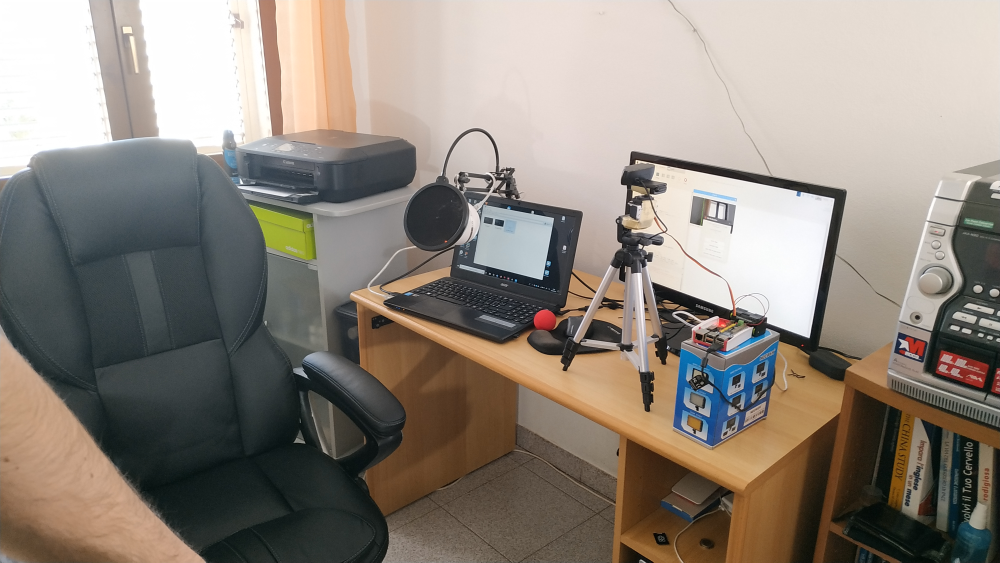
#> input picture Computer Vision/room_ser.jpg, 4000 x 2250 px (shown at 1/4 size)
$ jupyter execute --allow-errors 'Basic Operations on Images using OpenCV.ipynb'   (shell and % lines are left out)
#> lines starting #> are read from the running program, lines starting #| are printed output that depends on the picture; after the words box and inside, x2 and y2 are one past the last pixel; in counts of white or black regions, pixels touching at a corner belong together
OpenCV (Open source Computer Vision) is a library of programming functions mainly aimed at real-time computer vision. Computer vision means using a computer to analyze images and videos which is very similar to the way human analyzes something that they are looking at sucha as image or video.

OpenCV library was created by intel in 1999, and it was written in C++. Often when we are searching for tutorials on OpenCV, it is still really popular and we may find solutions in C++ instead of python. There is still a lot of research which is there on C++ for OpenCV and not in Python.

OpenCV library contains many popular algorithms for computer vision, including object detection and tracking algorithms that are already built-in the library.

[cell 1]
import numpy as np
import matplotlib.pyplot as plt

[cell 2]
import cv2

[cell 3]
img = cv2.imread('room_ser.jpg')# OpenCV automatically converts the img to numpy array so that computers can understand it. This command it uses to convert
#> img is the input picture: shape (2250, 4000, 3); mean B, G, R 124, 133.4, 142.3

[cell 4]
type(img) # As stated above the type of the image is now a numpy array.

#> (a cell that did not finish here is left out)

#> (a cell that did not finish here is left out)

[cell 7]
img

[cell 8]
img.shape
#> Out = (2250, 4000, 3)

[cell 9]
plt.imshow(img) # The image looks very different. The reason is down below

OpenCV and Matplotlib expect different orders of Red, Green and Blue color channels.

Matplotlib expects to show up in this order ----> Red, Green, Blue

OpenCV expects to show up in this order ----> Blue, Green, Red

Inorder to convert BGR to RGB, we will use the following functionality shown below.

[cell 10]
fix_img = cv2.cvtColor(img,cv2.COLOR_BGR2RGB) # Color conversion done from BGR to RGB

[cell 11]
plt.imshow(fix_img)

[cell 12]
img_gray = cv2.imread('room_ser.jpg',cv2.IMREAD_GRAYSCALE) # No matter what the color is, it will go ahead and do a fresh read of the image and import it as a grayscale image.
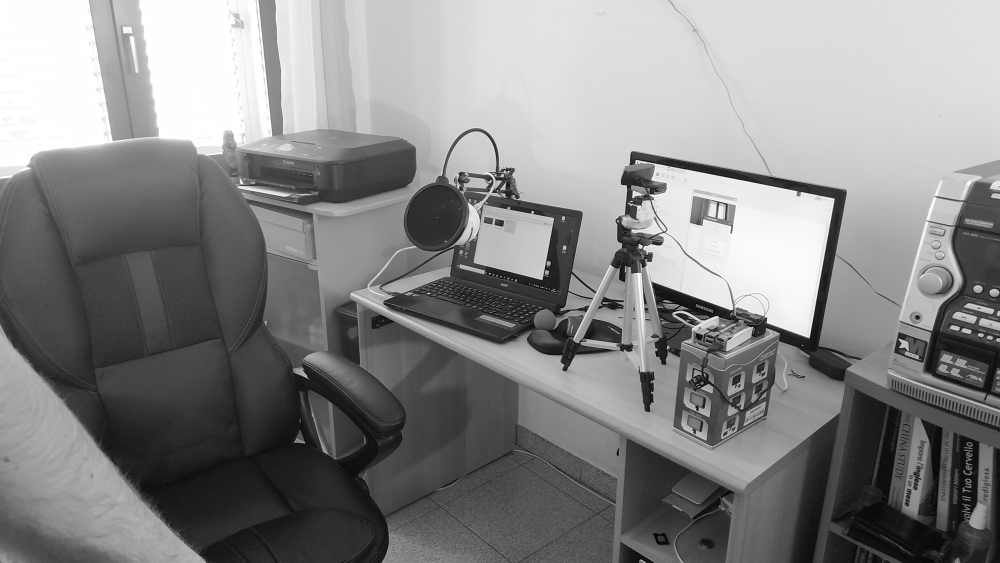
#> img_gray: shape (2250, 4000) (shown at 1/4 size); min 0, max 255, mean 135

[cell 13]
img_gray.shape
#> Out = (2250, 4000)

[cell 14]
img_gray.min()
#> Out = 0

[cell 15]
img_gray.max()
#> Out = 255

[cell 16]
plt.imshow(img_gray) # It's not grayscale since there is change in the color orientation scheme

[cell 17]
plt.imshow(img_gray,cmap='gray') # That's how we read color images as grayscale

[cell 18]
new_img = cv2.resize(fix_img,(2000,1100)) # The dimensions are swapped from the original shape dimensions i.e. the conventional (x,y). The dimension 2000 corresponds to the y dimension in the original image and 1100 corresponds to the x dimension in the original image but while resizing it we have mentioned the orientation as (x,y) i.e. (2000,1100).

[cell 19]
plt.imshow(new_img)

[cell 20]
w_ratio = 0.5
h_ratio = 0.5
new_img1 = cv2.resize(fix_img,(0,0),fix_img,w_ratio,h_ratio) # Weird but this is the convention.

[cell 21]
plt.imshow(new_img1)

[cell 22]
new_img1.shape
#> Out = (1125, 2000, 3)

[cell 23]
new_img.shape
#> Out = (1100, 2000, 3)

[cell 24]
new_img_flip = cv2.flip(fix_img,0) # Along horizontal axis
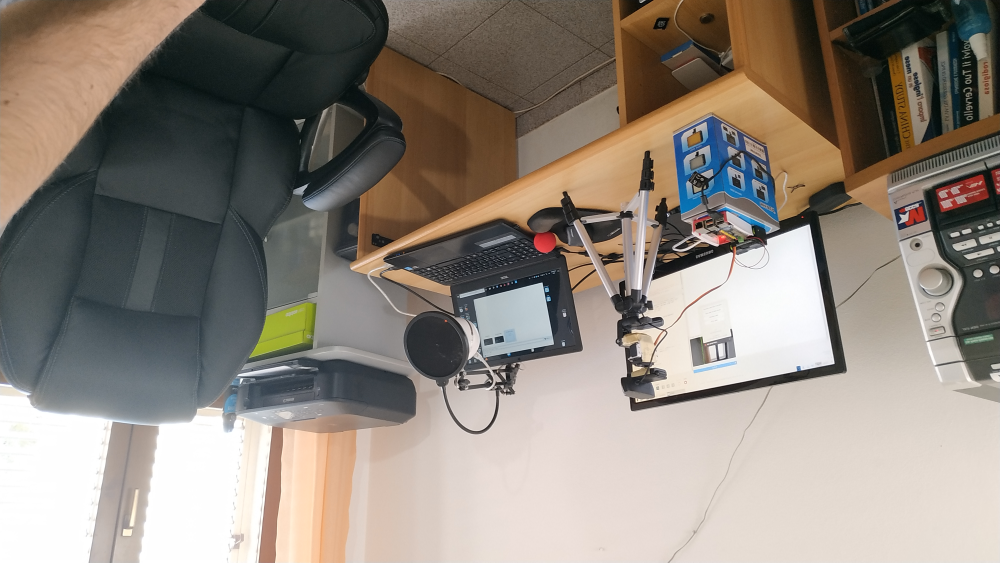
#> new_img_flip: shape (2250, 4000, 3) (shown at 1/4 size); mean R, G, B 142.3, 133.4, 124
plt.imshow(new_img_flip)

[cell 25]
new_img_flip = cv2.flip(fix_img,1) # Along vertical axis
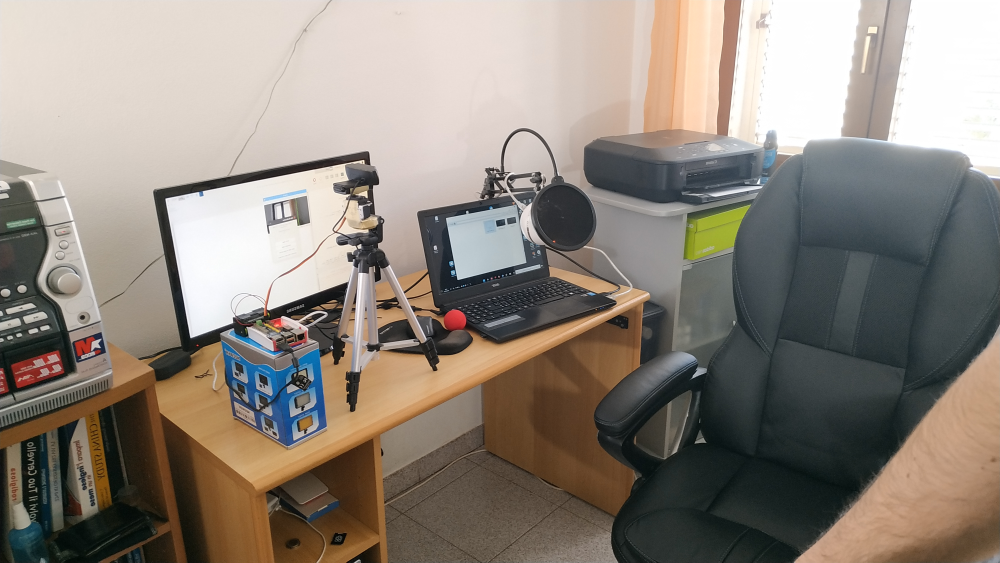
#> new_img_flip: shape (2250, 4000, 3) (shown at 1/4 size); mean R, G, B 142.3, 133.4, 124
plt.imshow(new_img_flip)

[cell 26]
new_img_flip = cv2.flip(fix_img,-1) # Along both horizontal as well as vertical axis
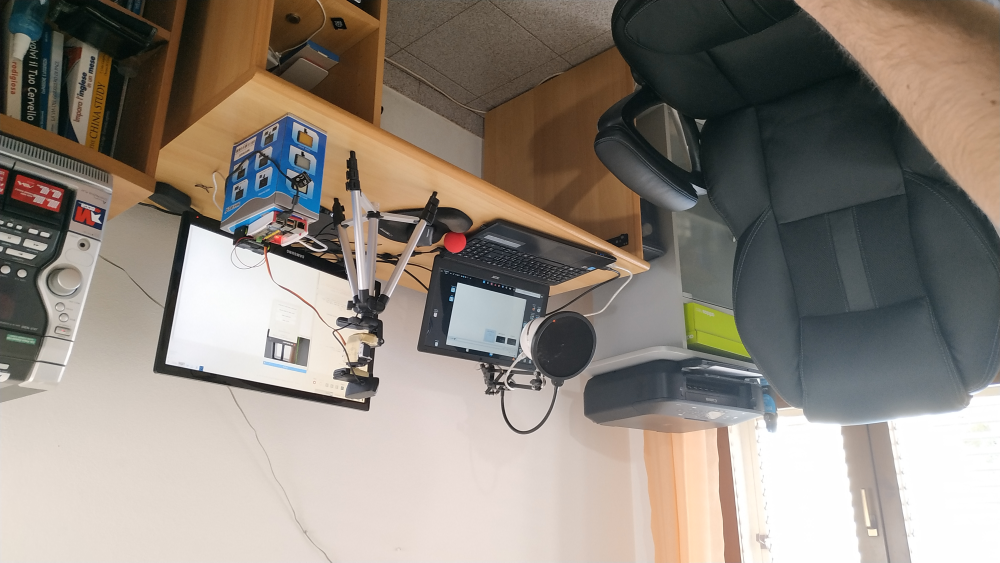
#> new_img_flip: shape (2250, 4000, 3) (shown at 1/4 size); mean R, G, B 142.3, 133.4, 124
plt.imshow(new_img_flip)

[cell 27]
type(fix_img)

[cell 28]
cv2.imwrite('modified.jpg',fix_img)
#> Out = True

[cell 29]
fig = plt.figure(figsize=(10,8))
ax = fig.add_subplot(111)
ax.imshow(fix_img)

[cell 30]
im = cv2.imread('room-ser.jpg')
cv2.imshow('room',img)
cv2.waitKey()

[cell 31]
blank_img = np.zeros(shape=(512,512,3),dtype=np.int16)

[cell 32]
blank_img

[cell 33]
blank_img.shape

[cell 34]
plt.imshow(blank_img)

[cell 35]
cv2.rectangle(blank_img,pt1=(384,10),pt2=(500,150),color=(0,255,0),thickness=10)

[cell 36]
plt.imshow(blank_img)

[cell 37]
cv2.rectangle(blank_img,pt1=(200,300),pt2=(300,200),thickness=10,color=(0,0,255))
#> blank_img: shape (512, 512, 3) int16; mean of channels 0, 1, 2 0, 5.4, 4.2

[cell 38]
plt.imshow(blank_img)

[cell 39]
cv2.circle(img = blank_img,center=(100,100),radius=50,color=(255,0,0),thickness=8)
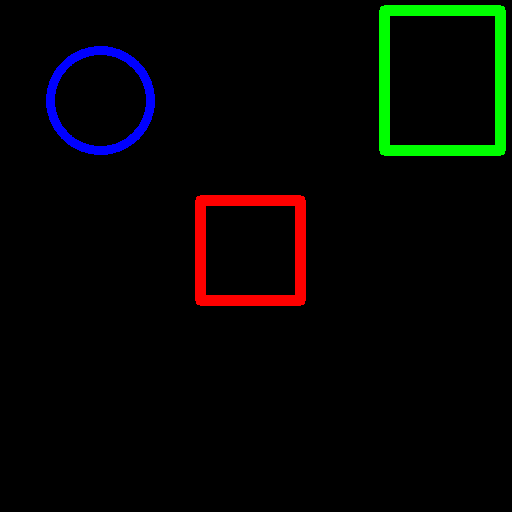
#> blank_img: shape (512, 512, 3) int16; mean of channels 0, 1, 2 2.7, 5.4, 4.2; drawn as B, G, R
plt.imshow(blank_img)

[cell 40]
cv2.circle(img = blank_img,center=(400,400),radius=50,color=(255,0,0),thickness=-1)
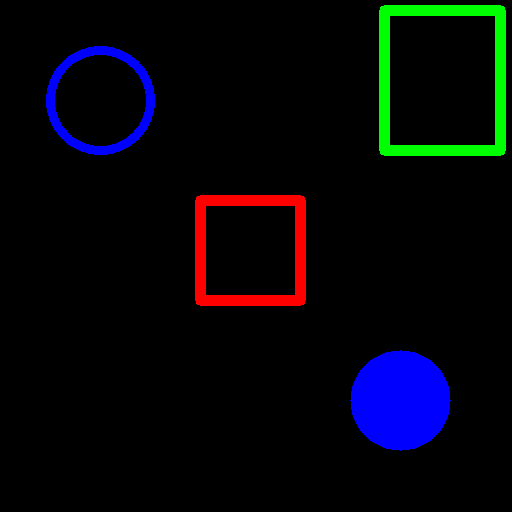
#> blank_img: shape (512, 512, 3) int16; 2.99% of pixels changed, all inside (x1, y1, x2, y2) = (350, 350, 451, 451); drawn as B, G, R
plt.imshow(blank_img)

[cell 41]
cv2.line(blank_img,pt1=(0,0),pt2=(512,512),color=(102,255,255),thickness=7)
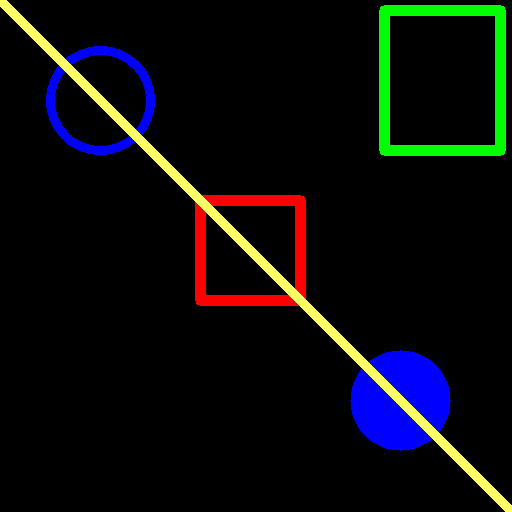
#> blank_img: shape (512, 512, 3) int16; 2.52% of pixels changed, all inside (x1, y1, x2, y2) = (0, 0, 512, 512); drawn as B, G, R
plt.imshow(blank_img)

[cell 42]
font = cv2.FONT_HERSHEY_SIMPLEX
cv2.putText(blank_img,text='Hello',org=(10,500),fontFace=font,fontScale=4,color=(255,255,255),thickness=3,lineType=cv2.LINE_AA)
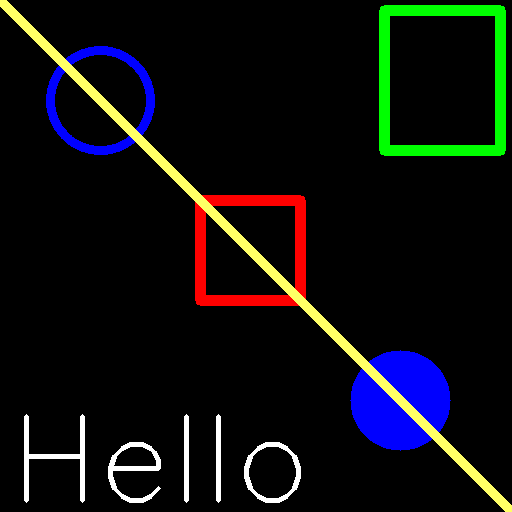
#> blank_img: shape (512, 512, 3) int16; 1.42% of pixels changed, all inside (x1, y1, x2, y2) = (24, 414, 301, 503); drawn as B, G, R
plt.imshow(blank_img)
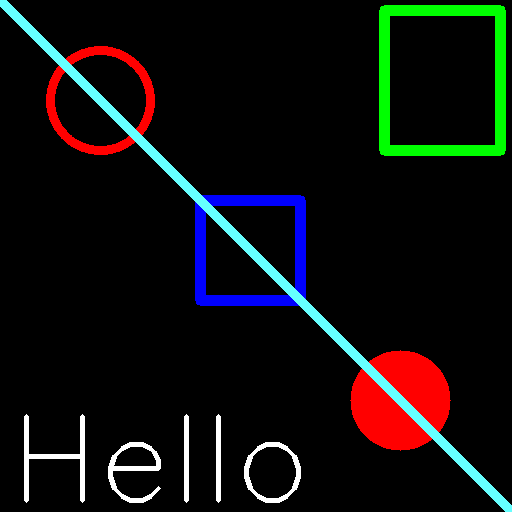
#> shown: shape (512, 512, 3); mean R, G, B 15.5, 15.5, 14

[cell 43]
blank_img=np.zeros(shape=(512,512,3),dtype=np.int32)

[cell 44]
plt.imshow(blank_img)

[cell 45]
vertices = np.array([ [100,300],[200,200],[400,300],[200,400]],dtype=np.int32)

[cell 46]
vertices

[cell 47]
vertices.shape

[cell 48]
pts = vertices.reshape((-1,1,2))

[cell 49]
vertices.shape

[cell 50]
pts.shape

[cell 51]
pts

[cell 52]
cv2.polylines(blank_img,[pts],isClosed=True,color=(255,0,0),thickness=5)
plt.imshow(blank_img)
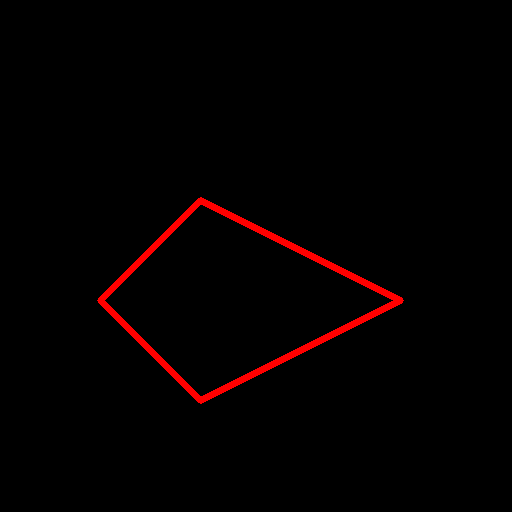
#> shown: shape (512, 512, 3); mean R, G, B 4.7, 0, 0

[cell 53]
import cv2
import numpy as np
# Create a function based on a CV2 Event (Left button click as well as right button click)
def draw_circle(event,x,y,flags,param):
    if event == cv2.EVENT_LBUTTONDOWN:
        cv2.circle(img,(x,y),100,(0,255,0),-1)
    elif event == cv2.EVENT_RBUTTONDOWN:
        cv2.circle(img,(x,y),100,(0,0,255),-1)

# Create a black image
img = np.zeros((512,512,3), np.uint8)
# This names the window so we can reference it
cv2.namedWindow(winname='my_drawing')
# Connects the mouse button to our callback function
cv2.setMouseCallback('my_drawing',draw_circle)

while True: #Runs forever until we break with Esc key on keyboard
    # Shows the image window
    cv2.imshow('my_drawing',img)
    # EXPLANATION FOR THIS LINE OF CODE:
    # https://stackoverflow.com/questions/35372700/whats-0xff-for-in-cv2-waitkey1/39201163
    if cv2.waitKey(1) & 0xFF == 27:
#> (key Esc is pressed here)
        break
# Once script is done, its usually good practice to call this line
# It closes all windows (just in case you have multiple windows called)
cv2.destroyAllWindows()

[cell 54]
import cv2
import numpy as np


# Create a function based on a CV2 Event (Left button click)
drawing = False # True if mouse is pressed
ix,iy = -1,-1

# mouse callback function
def draw_rectangle(event,x,y,flags,param):
    global ix,iy,drawing,mode

    if event == cv2.EVENT_LBUTTONDOWN:
        # When you click DOWN with left mouse button drawing is set to True
        drawing = True
        # Then we take note of where that mouse was located
        ix,iy = x,y

    elif event == cv2.EVENT_MOUSEMOVE:
        # Now the mouse is moving
        if drawing == True:
            # If drawing is True, it means you've already clicked on the left mouse button
            # We draw a rectangle from the previous position to the x,y where the mouse is
            cv2.rectangle(img,(ix,iy),(x,y),(0,255,0),-1)


    elif event == cv2.EVENT_LBUTTONUP:
        # Once you lift the mouse button, drawing is False
        drawing = False
        # we complete the rectangle.
        cv2.rectangle(img,(ix,iy),(x,y),(0,255,0),-1)


# Create a black image
img = np.zeros((512,512,3), np.uint8)
# This names the window so we can reference it
cv2.namedWindow(winname='my_drawing')
# Connects the mouse button to our callback function
cv2.setMouseCallback('my_drawing',draw_rectangle)

while True: #Runs forever until we break with Esc key on keyboard
    # Shows the image window
    cv2.imshow('my_drawing',img)
    # EXPLANATION FOR THIS LINE OF CODE:
    # https://stackoverflow.com/questions/35372700/whats-0xff-for-in-cv2-waitkey1/39201163

    # CHECK TO SEE IF ESC WAS PRESSED ON KEYBOARD
    if cv2.waitKey(1) & 0xFF == 27:
#> (key Esc is pressed here)
